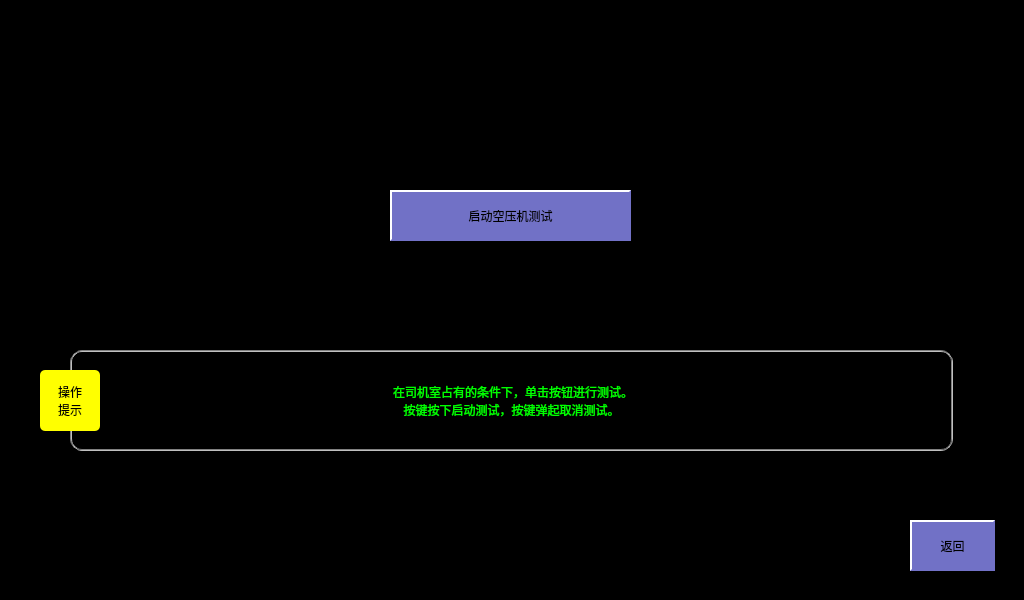
<?xml version="1.0" encoding="UTF-8"?>
<ui version="4.0">
 <class>CompressorTest</class>
 <widget class="QWidget" name="CompressorTest">
  <property name="geometry">
   <rect>
    <x>0</x>
    <y>0</y>
    <width>1024</width>
    <height>600</height>
   </rect>
  </property>
  <property name="windowTitle">
   <string>Form</string>
  </property>
  <property name="styleSheet">
   <string notr="true">QLabel
{
	color: white;
	border: 2px groove, gray;
    border-color: gray;
	font: 18px, &quot;微软雅黑&quot;;
}

QWidget
{
	background-color: black;
}

QPushButton
{
	font: 18px, &quot;微软雅黑&quot;;
    color: black;
	background-color: rgb(113, 113, 198);
	border:1px solid white;
}

QPushButton:pressed
{
	font: 18px, &quot;微软雅黑&quot;;
    color: white;
	background-color: rgb(0, 0, 255);
	border:1px solid white;
}

QPushButton:disabled
{
	font: 18px, &quot;微软雅黑&quot;;
    color: white;
	background-color: rgb(113, 113, 198);
	border:1px solid white;
}</string>
  </property>
  <widget class="QPushButton" name="btnCompressorTest">
   <property name="geometry">
    <rect>
     <x>390</x>
     <y>190</y>
     <width>241</width>
     <height>51</height>
    </rect>
   </property>
   <property name="styleSheet">
    <string notr="true">QPushButton
{
	font: 18px, &quot;微软雅黑&quot;;
    color: black;
	background-color: rgb(113, 113, 198);
	border:2px solid white; 
    border-right-color: rgb(113, 113, 198); 
    border-bottom-color: rgb(113, 113, 198);
}

QPushButton:disabled
{
	font: 18px, &quot;微软雅黑&quot;;
    color: white;
	background-color: rgb(113, 113, 198);
	border:2px solid white; 
    border-right-color: rgb(113, 113, 198); 
    border-bottom-color: rgb(113, 113, 198);
}</string>
   </property>
   <property name="text">
    <string>启动空压机测试</string>
   </property>
  </widget>
  <widget class="QPushButton" name="btnBack">
   <property name="geometry">
    <rect>
     <x>910</x>
     <y>520</y>
     <width>85</width>
     <height>51</height>
    </rect>
   </property>
   <property name="styleSheet">
    <string notr="true">QPushButton
{
	font: 18px, &quot;微软雅黑&quot;;
    color: black;
	background-color: rgb(113, 113, 198);
	border:2px solid white; 
    border-right-color: rgb(113, 113, 198); 
    border-bottom-color: rgb(113, 113, 198);
}

QPushButton:disabled
{
	font: 18px, &quot;微软雅黑&quot;;
    color: white;
	background-color: rgb(113, 113, 198);
	border:2px solid white; 
    border-right-color: rgb(113, 113, 198); 
    border-bottom-color: rgb(113, 113, 198);
}

QPushButton:pressed
{
	font: 18px, &quot;微软雅黑&quot;;
    color: white;
	background-color: rgb(0, 0, 255); 
	border:2px solid white; 
	border-left-color: qlineargradient(x1: 0, y1: 0, x2: 1, y2: 0, 
                        stop: 0 gray, stop: 1 black); 			border-top-color: qlineargradient(x1: 0, y1: 0, x2: 0, 										y2: 1, stop: 0 gray, stop: 1 black);
  border-right-color: white; border-bottom-color: white;
}</string>
   </property>
   <property name="text">
    <string>返回</string>
   </property>
  </widget>
  <widget class="QLabel" name="lblTips">
   <property name="geometry">
    <rect>
     <x>70</x>
     <y>350</y>
     <width>883</width>
     <height>101</height>
    </rect>
   </property>
   <property name="styleSheet">
    <string notr="true">border-radius: 12px;
color: rgb(0, 255, 0);</string>
   </property>
   <property name="text">
    <string> 在司机室占有的条件下，单击按钮进行测试。
按键按下启动测试，按键弹起取消测试。</string>
   </property>
   <property name="alignment">
    <set>Qt::AlignCenter</set>
   </property>
  </widget>
  <widget class="QLabel" name="label_6">
   <property name="geometry">
    <rect>
     <x>40</x>
     <y>370</y>
     <width>60</width>
     <height>61</height>
    </rect>
   </property>
   <property name="styleSheet">
    <string notr="true">background-color: yellow;
border: 0px;
color: black;
border-radius: 5px;</string>
   </property>
   <property name="text">
    <string>操作
提示</string>
   </property>
   <property name="alignment">
    <set>Qt::AlignCenter</set>
   </property>
  </widget>
 </widget>
 <resources/>
 <connections/>
</ui>
